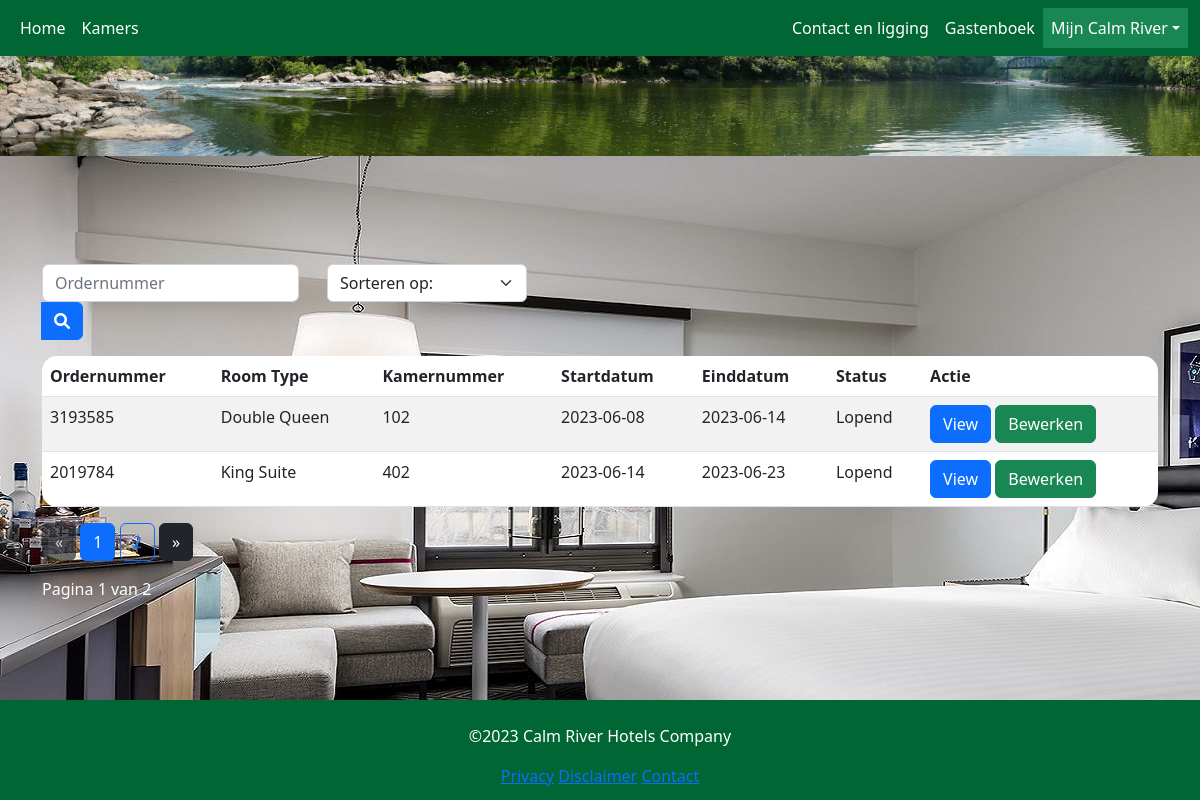
Screenshot of /my-profile/bookings (signed in) with the database file from the repository.
### models/Bookings_customer.py (models this page shows, shortened)
class Bookings_customer(db.Model):
    __tablename__ = 'bookings_customers'
    id = db.Column(db.Integer, primary_key=True)
    booking_id = db.Column(db.Integer, db.ForeignKey('bookings.id'), index=True)
    user_id = db.Column(db.Integer, db.ForeignKey('users.id'), index=True)
    customer_id = db.Column(db.Integer, db.ForeignKey('customers.id'), index=True)
    created_at = db.Column(db.DateTime, nullable=True, unique=False, index=False, default=datetime.utcnow)
    updated_at = db.Column(db.DateTime, nullable=True, unique=False, index=False, default=datetime.utcnow)
    booking = db.relationship('Booking', backref='bookings_customers')
    customer = db.relationship('Customer', backref='bookings_customers')

### models/Booking.py (models this page shows, shortened)
class Booking(db.Model):
    __tablename__ = 'bookings'
    id = db.Column(db.Integer, primary_key=True)
    room_id = db.Column(db.Integer, db.ForeignKey('rooms.id'), index=True)
    start = db.Column(db.String, nullable=False, unique=False, index=False, default=datetime.utcnow)
    end = db.Column(db.String, nullable=False, unique=False, index=False, default=datetime.utcnow)
    is_reservation = db.Column(db.Boolean(), default=False, index=True)
    is_paid = db.Column(db.Boolean(), default=False, index=True)
    notes = db.Column(db.Text, nullable=True, index=True)
    order_number = db.Column(db.Integer, index=True)
    created_at = db.Column(db.DateTime, nullable=True, unique=False, index=False, default=datetime.utcnow)
    updated_at = db.Column(db.DateTime, nullable=True, unique=False, index=False, default=datetime.utcnow)
    room = db.relationship('Room', backref='bookings')

### models/Room_type.py (models this page shows, shortened)
class Room_type(db.Model):
    __tablename__ = 'room_types'
    id = db.Column(db.Integer, primary_key=True)
    name = db.Column(db.String(255), index=True)
    slug = db.Column(db.String(255), index=True)
    max_persons = db.Column(db.Integer, index=True)
    bed_persons = db.Column(db.Integer, index=True)
    has_bath = db.Column(db.Integer, index=True)
    has_wifi = db.Column(db.Integer, index=True)
    price = db.Column(db.Float, index=True)
    description = db.Column(db.Text, index=True)
    created_at = db.Column(db.DateTime, nullable=True, unique=False, index=False, default=datetime.utcnow)
    updated_at = db.Column(db.DateTime, nullable=True, unique=False, index=False, default=datetime.utcnow)

### models/Room.py (models this page shows, shortened)
class Room(db.Model):
    __tablename__ = 'rooms'
    id = db.Column(db.Integer, primary_key=True)
    number = db.Column(db.Integer, unique=True, index=True)
    room_type_id = db.Column(db.Integer, db.ForeignKey('room_types.id'), index=True)
    created_at = db.Column(db.DateTime, nullable=True, unique=False, index=False, default=datetime.utcnow)
    updated_at = db.Column(db.DateTime, nullable=True, unique=False, index=False, default=datetime.utcnow)
    room_type = db.relationship('Room_type', backref='rooms')

### blueprints/bookings/views.py (the view, shortened to what this page needs)
@bookings_bp.route('/my-profile/bookings', methods=['GET', 'POST'])
@login_required
def booking_index():
    active_page = 'my_calm_river'
    today = date.today().strftime("%Y-%m-%d")
    pagination_page = request.args.get('page', 1, type=int)
    page = request.args.get('page', 1, type=int)
    query = db.session.query(Bookings_customer, Booking, Room, Room_type).join(Bookings_customer.booking).join(
        Booking.room).join(Room.room_type)
    if not current_user.is_admin:
        query = query.filter(Bookings_customer.user_id == current_user.id)
    results = query.paginate(page=page, per_page=ROWS_PER_PAGE)
    return render_template('bookings_index.html', results=results, active_page=active_page, today=today)

### models/User.py (called while the page is built)
    @login_manager.user_loader
    def load_user(user_id):
        return User.query.get(user_id)

### blueprints/bookings/templates/bookings_index.html (shortened to what this page needs)
{% extends "base.html" %}
{% block content %}
<div class="container mt-4">
    <form id="filter-form" method="post">
    <div class="row">
      <div class="col-md-3">
        <div class="input-group mb-3">
          <div class="form-outline">
            <input type="search" id="ordernumber" name="ordernumber" class="form-control" placeholder="Ordernummer" />
          </div>
          <button type="submit" class="btn btn-primary">
            <i class="fas fa-search"></i>
          </button>
        </div>
      </div>
      <div class="col-md-9">
        <div class="mb-3">
          <select class="form-select d-inline" id="filter" name="filter" style="width: 200px;" onchange="updateFilter(this.value)">
            <option value="">Sorteren op:</option>
          </select>
        </div>
      </div>
    </div>
    </form>
    <table class="table table-striped" style="background-color: white; border-radius: 15px">
      <thead>
        <tr>
          <th>Ordernummer</th>
          <th>Room Type</th>
          <th>Kamernummer</th>
          <th>Startdatum</th>
          <th>Einddatum</th>
          <th>Status</th>
          <th>Actie</th>
        </tr>
      </thead>
      <tbody>
       {% for result in results %}
        <tr>
          <td>{{ result[0].booking.order_number }}</td>
          <td>{{ result[0].booking.room.room_type.name }}</td>
          <td> {{ result[0].booking.room.number }}</td>
          <td>{{ result[0].booking.start }}</td>
          <td>{{ result[0].booking.end }}</td>
          <td>{{ 'Lopend' if result[0].booking.end > today else 'Verlopen' }}</td>
          <td>
              <a class="btn btn-primary" href="/my-profile/bookings/show/{{ result[0].booking.order_number }}">View</a>
              {% if current_user.is_admin == 1 %}
              <a class="btn btn-success" href="/my-profile/bookings/edit/{{ result[0].booking.order_number }}">Bewerken</a>
              {% endif %}
          </td>
        </tr>
       {% endfor %}
      </tbody>
    </table>
    <div class="text-right">
        <a href="{{ url_for('bookings_bp.booking_index', page=results.prev_num) }}"
           class="btn btn-dark
           {% if results.page == 1 %}disabled{% endif %}">
            &laquo;
        </a>
        {% for page_num in results.iter_pages(left_edge=1, right_edge=1, left_current=1, right_current=2) %}
    {% if page_num %}
                {% if results.page == page_num %}
                <a href="{{ url_for('bookings_bp.booking_index', page=page_num) }}"
                   class="btn btn-primary">
                    {{ page_num }}
                </a>
                {% else %}
                <a href="{{ url_for('bookings_bp.booking_index', page=page_num) }}"
                   class="btn btn-outline-primary">
                    {{ page_num }}
                </a>
                {% endif %}
            {% else %}
                ...
            {% endif %}
        {% endfor %}
        <a href="{{ url_for('bookings_bp.booking_index', page=results.next_num) }}"
           class="btn btn-dark
           {% if results.page == results.pages %}disabled{% endif %}">
            &raquo;
        </a>
    </div>
    <p class="text-right text-white mt-3">
       Pagina {{ results.page }} van {{ results.pages }}
    </p>
  </div>
{% endblock %}

### static/css/styles.css (style rules this page uses)
* { box-sizing: border-box; }
body { display: flex; flex-direction: column; min-height: 100vh; }
select, input, textarea { border: 1px solid #ced4da; }

### rows the page displays
Bookings_customer: order_number "3193585", name "Double Queen", number "102", start "2023-06-08", end "2023-06-14"
Booking: end "Lopend"
Bookings_customer: order_number "2019784", name "King Suite", number "402", start "2023-06-14", end "2023-06-23"
Booking: end "Lopend"

### other values shown
{{ page_num }} "1"
{{ page_num }} "2"
{{ results.page }} "1"
{{ results.pages }} "2"
